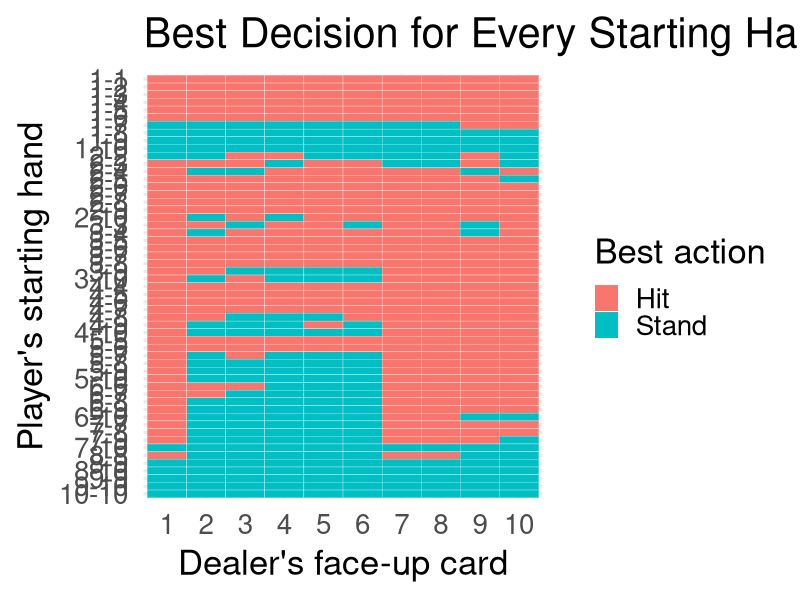

The R source for this figure:
## ---- chunk 1
library(tidyverse)
set.seed(100)
hand_value <- function(hand){
    total <- sum(hand)
    #checks if it can turn an Ace into an 11
    if (any(hand == 1) && total + 10 <= 21){
        total <- total + 10
    }
    return(total)
}
## ---- chunk 2
#deck, 4 10's for the 3 face cards and 10
cards <- c(1:9, 10, 10, 10, 10)
dealer <- function(face_up_card){
    unknown_card <- sample(cards, 1)
    hand <- c(face_up_card, unknown_card)
    while (hand_value(hand) < 17){
        hand <- c(hand, sample(cards, 1))
    }
    return(hand_value(hand))
}

## ---- chunk 3
outcome <- function(player, dealer){
    if (player > 21){
        return(-1)
    } else if (dealer > 21){
        return(1)
    } else if (dealer > player){
        return(-1)
    } else if (player > dealer){
        return(1)
    } else{
        return(0)
    }
}
## ---- chunk 4
play_hand <- function(p_card1, p_card2, dealer_card, action) {
    player_cards <- c(p_card1, p_card2)
    if (action == "hit"){
        player_cards <- c(player_cards, sample(cards, 1))
    }
    outcome(hand_value(player_cards), dealer(dealer_card))
}
## ---- chunk 5
reps <- 1000
hands <- expand_grid(
  card1 = 1:10,
  card2 = 1:10,
  dealer_card = 1:10,
  action = c("hit", "stand"),
  rep = 1:reps
) |>
  filter(card1 <= card2) |>
  mutate(
    result = pmap_dbl(list(card1, card2, dealer_card, action), play_hand)
  )


## ---- chunk 6
strategy <- hands |>
  group_by(card1, card2, dealer_card, action) |>
  summarise(ev = mean(result), .groups = "drop") |>
  pivot_wider(names_from = action, values_from = ev) |>
  mutate(
    best = if_else(hit > stand, "Hit", "Stand")
  )

strategy |>
  mutate(
    hand = str_c(card1, "-", card2),
    hand = fct_rev(fct_inorder(hand)),
    dealer_card = factor(dealer_card)
  ) |>
  ggplot(aes(x = dealer_card, y = hand, fill = best)) +
  geom_tile(color = "white") +
  labs(
    title = "Best Decision for Every Starting Hand in Blackjack",
    x = "Dealer's face-up card",
    y = "Player's starting hand",
    fill = "Best action"
  ) +
  theme_minimal(base_size = 25)
